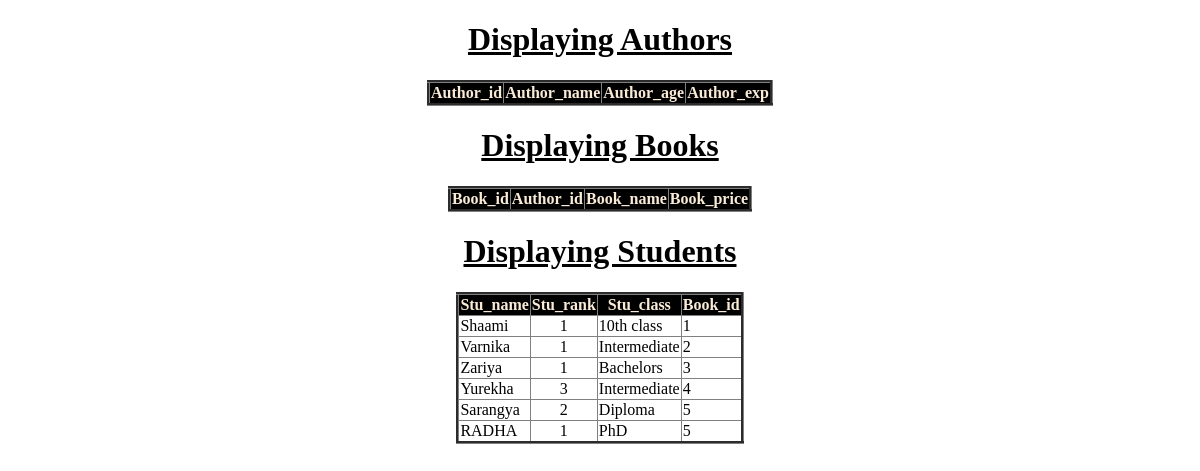
/update_student/, run on the app's committed database.
### app/models.py (models this page shows, shortened)
class Students(models.Model):
    stu_name=models.CharField(max_length=100,unique=True)
    stu_rank=models.IntegerField()
    stu_class=models.CharField(max_length=100)
    book_id=models.ForeignKey(Books,on_delete=models.CASCADE)
    date=models.DateField(auto_now=False,auto_now_add=False,default='2023-12-19')

class Books(models.Model):
    book_id=models.IntegerField(primary_key=True)
    author_id=models.ForeignKey(Authors,on_delete=models.CASCADE)
    book_name=models.CharField(max_length=100,null=False)
    book_price=models.IntegerField(default=100)
    def __str__(self):
         return str(self.book_id)

### app/views.py (the view)
# urls.py: path('update_student/',update_student,name='update_student'),
def update_student(request):
    Students.objects.update_or_create(stu_name='Yurekha',defaults={'stu_rank':3,'stu_class':'Intermediate'})
    QLSO=Students.objects.all()
    d={'students':QLSO}
    return render(request,'display_all.html',d)

### templates/Display_all.html (shortened to what this page needs)
<!DOCTYPE html>
<html lang="en">
<head>
</head>
<body>
    <center>
        <div class="one">
            <center><h1><u>Displaying Authors</u></h1>
                <table border="3px">
                    <tr><th>Author_id</th>
                        <th>Author_name</th>
                        <th>Author_age</th>
                        <th>Author_exp</th>
                    </tr>
                </table>
        </div>
        <div class="one">
            <center><h1><u>Displaying Books</u></h1>
                <table border="3px">
                    <tr><th>Book_id</th>
                        <th>Author_id</th>
                        <th>Book_name</th>
                        <th>Book_price</th>
                    </tr>
                </table>
        </div>
        <div class="one">
            <h1><u>Displaying Students</u></h1>
            <table border="3px">
                <tr><th>Stu_name</th>
                    <th >Stu_rank</th>
                    <th>Stu_class</th>
                    <th>Book_id</th>
                </tr>
                {% for so in students %}
                <tr>
                    <td>{{ so.stu_name }}</td>
                    <td style="text-align: center;">{{ so.stu_rank }}</td>
                    <td>{{ so.stu_class }}</td>
                    <td>{{ so.book_id }}</td>
                </tr>
                {% endfor %}
            </table>
        </div>
    </center>
</body>
</html>

### templates/Display_all.html (style rules this page uses)
table { border-collapse: collapse; }
.one { margin-top: 10px; }
th { background-color: black; color: antiquewhite; }

### data on the page
Students: stu_name "Shaami", stu_rank "1", stu_class "10th class", book_id "1"
Students: stu_name "Varnika", stu_rank "1", stu_class "Intermediate", book_id "2"
Students: stu_name "Zariya", stu_rank "1", stu_class "Bachelors", book_id "3"
Students: stu_name "Yurekha", stu_rank "3", stu_class "Intermediate", book_id "4"
Students: stu_name "Sarangya", stu_rank "2", stu_class "Diploma", book_id "5"
Students: stu_name "RADHA", stu_rank "1", stu_class "PhD", book_id "5"
